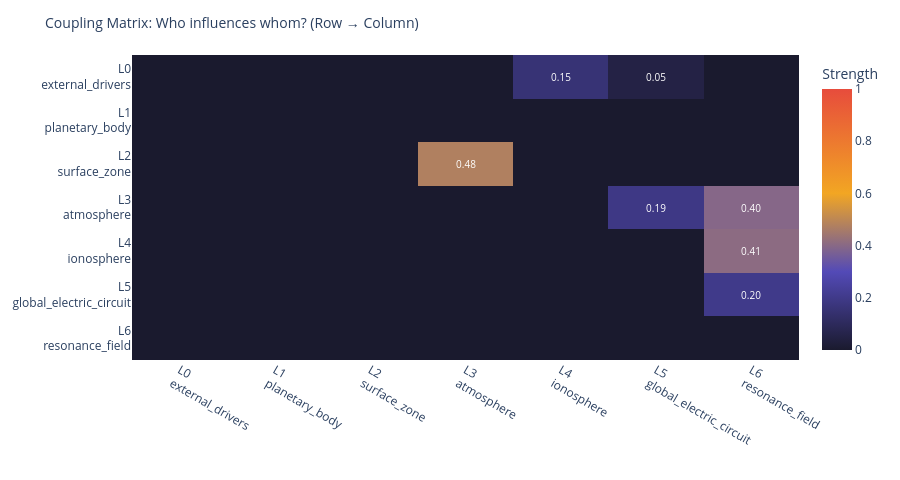

The cell this chart's notebook holds for it:
### Code cell
# ============================================================
# COUPLING MATRIX – Heatmap
# ============================================================
all_layers = list(LAYER_NAMES.values())
matrix = np.zeros((7, 7))
for c in couplings:
    i = all_layers.index(c['from'])
    j = all_layers.index(c['to'])
    matrix[i, j] = c['strength']

labels_short = [n.replace('_', '<br>', 1) for n in all_layers]

fig = go.Figure(go.Heatmap(
    z=matrix, x=labels_short, y=labels_short,
    colorscale=[[0, '#1a1a2e'], [0.3, '#534AB7'], [0.6, '#F2A623'], [1.0, '#e74c3c']],
    zmin=0, zmax=1,
    text=[[f'{v:.2f}' if v > 0 else '' for v in row] for row in matrix],
    texttemplate='%{text}',
    textfont=dict(size=10, color='white'),
    colorbar=dict(title='Strength')
))

fig.update_layout(
    title=dict(text='Coupling Matrix: Who influences whom? (Row → Column)', font=dict(size=14)),
    height=480, plot_bgcolor='#1a1a2e', paper_bgcolor='rgba(0,0,0,0)',
    margin=dict(l=120, r=80, t=55, b=120),
    xaxis=dict(side='bottom', tickangle=30),
    yaxis=dict(autorange='reversed')
)
fig.show()

### Figure 1 — Plotly figure (JSON) as saved in the notebook; plotly's stock layout.template omitted (floating-point values rounded to 4 significant figures)
{"data": [{"colorbar": {"title": {"text": "Strength"}}, "colorscale": [[0, "#1a1a2e"], [0.3, "#534AB7"], [0.6, "#F2A623"], [1.0, "#e74c3c"]], "text": [["", "", "", "", "0.15", "0.05", ""], ["", "", "", "", "", "", ""], ["", "", "", "0.48", "", "", ""], ["", "", "", "", "", "0.19", "0.40"], ["", "", "", "", "", "", "0.41"], ["", "", "", "", "", "", "0.20"], ["", "", "", "", "", "", ""]], "textfont": {"color": "white", "size": 10}, "texttemplate": "%{text}", "type": "heatmap", "x": ["L0<br>external_drivers", "L1<br>planetary_body", "L2<br>surface_zone", "L3<br>atmosphere", "L4<br>ionosphere", "L5<br>global_electric_circuit", "L6<br>resonance_field"], "y": ["L0<br>external_drivers", "L1<br>planetary_body", "L2<br>surface_zone", "L3<br>atmosphere", "L4<br>ionosphere", "L5<br>global_electric_circuit", "L6<br>resonance_field"], "z": [[0.0, 0.0, 0.0, 0.0, 0.155, 0.05, 0.0], [0.0, 0.0, 0.0, 0.0, 0.0, 0.0, 0.0], [0.0, 0.0, 0.0, 0.476, 0.0, 0.0, 0.0], [0.0, 0.0, 0.0, 0.0, 0.0, 0.19, 0.396], [0.0, 0.0, 0.0, 0.0, 0.0, 0.0, 0.408], [0.0, 0.0, 0.0, 0.0, 0.0, 0.0, 0.201], [0.0, 0.0, 0.0, 0.0, 0.0, 0.0, 0.0]], "zmax": 1, "zmin": 0}], "layout": {"height": 480, "margin": {"b": 120, "l": 120, "r": 80, "t": 55}, "paper_bgcolor": "rgba(0,0,0,0)", "plot_bgcolor": "#1a1a2e", "title": {"font": {"size": 14}, "text": "Coupling Matrix: Who influences whom? (Row → Column)"}, "xaxis": {"side": "bottom", "tickangle": 30}, "yaxis": {"autorange": "reversed"}}}
